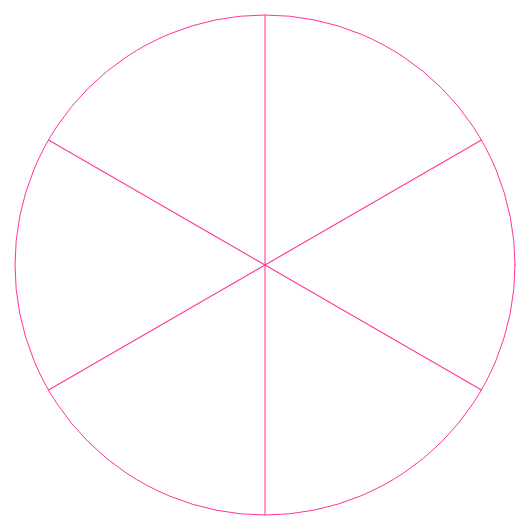
Frame 1 (no input)
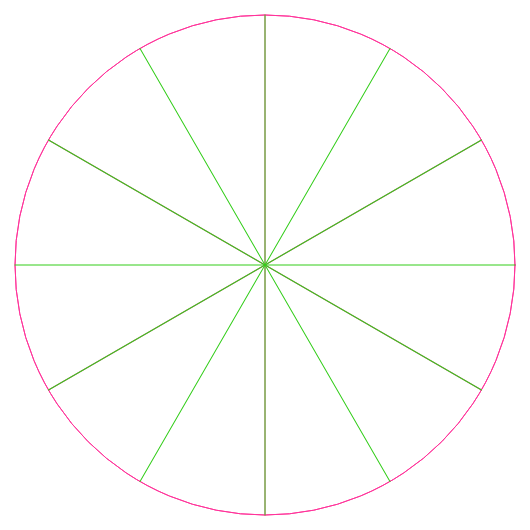
Frame 2 (the mouse pressed at the canvas centre, redrawn once)

The p5.js sketch that drew these frames (run headless with seeded random() and noise() and a simulated clock; the mouse was pressed at the canvas centre and the sketch redrawn once):

// p5.js sketch
// ── sketch.js
// determine basic structure of a crystal
// draw test shapes
//   - outline circle
//   - "spoke" lines
// paletted
// make a function

const CRYSTAL_SIZE = 500
const SIDES = 6
let PALETTE = []

function setup() {
  createCanvas(530, 530)

  PALETTE = [
    color(255, 52, 154), // pink
    color(4, 0, 152), // blue
    color(50, 205, 25),//green
  ]

  noLoop()
  angleMode(DEGREES)
  rectMode(CENTER)
}

function draw() {
  testLines()
    
}

function testLines () {
  //get a random number
  
  let numShape
  if (randomSelect()) {
    numShape = SIDES
  } else {
    numShape = SIDES*2
  }
  //randomly choose the color
  // const rando2 = floor(random(0, PALETTE.length));
  const strokeColor = PALETTE[randomSelectColor()]
  console.log(randomSelectColor())

  noFill()
  stroke(PALETTE[0])
  push()
    translate(width/2, height/2)
    ellipse(0, 0, CRYSTAL_SIZE, CRYSTAL_SIZE)
    
    stroke(strokeColor)
    const angle = 360 / numShape
    for (let i = 0; i < numShape; i++) {
      line(0, 0, 0, CRYSTAL_SIZE / 2)  
      rotate(angle)
    }
  pop()
}
//refractor, get a random number
function randomSelect() {
  const rando = random(3);
  console.log(rando)
  let numShape
  if (rando>2) {
    return true
  } else {
    return false
  }
}

function randomSelectColor() {
  const rando2 = floor(random(0, PALETTE.length));
  return rando2

}
